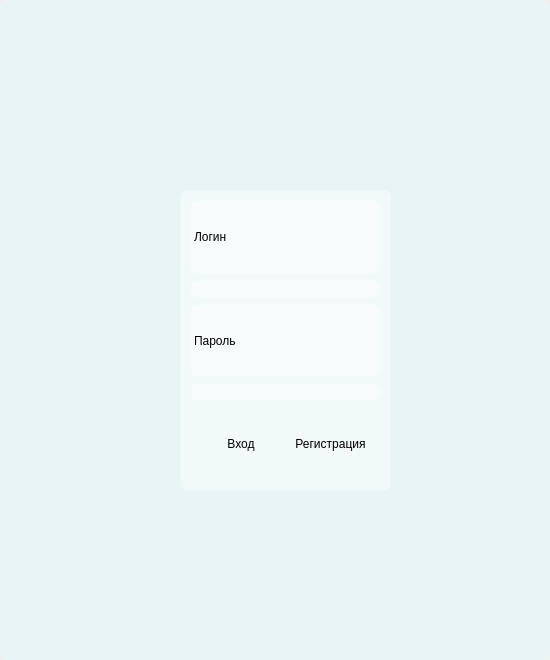
<?xml version="1.0" encoding="UTF-8"?>
<ui version="4.0">
 <class>MainWindow</class>
 <widget class="QMainWindow" name="MainWindow">
  <property name="geometry">
   <rect>
    <x>0</x>
    <y>0</y>
    <width>550</width>
    <height>660</height>
   </rect>
  </property>
  <property name="minimumSize">
   <size>
    <width>550</width>
    <height>660</height>
   </size>
  </property>
  <property name="maximumSize">
   <size>
    <width>550</width>
    <height>660</height>
   </size>
  </property>
  <property name="windowTitle">
   <string>Регистрация</string>
  </property>
  <property name="styleSheet">
   <string notr="true">background-color: qlineargradient(spread:pad, x1:1, y1:1, x2:0, y2:0, stop:0 rgba(	255, 0, 0, 255), stop:0.427447 rgba(139, 0, 0, 125), stop:1 rgba(155, 79, 165, 255));
font-famaly: Roboto Flex;</string>
  </property>
  <widget class="QWidget" name="centralwidget">
   <property name="styleSheet">
    <string notr="true">background-color:rgba(225,255,255,100);
border: 1px  solid rgba(225,255,255,40);
border-radius: 7px;</string>
   </property>
   <widget class="QLabel" name="RANEPA_png">
    <property name="geometry">
     <rect>
      <x>150</x>
      <y>10</y>
      <width>281</width>
      <height>151</height>
     </rect>
    </property>
    <property name="styleSheet">
     <string notr="true">background-color:rgba(255,255,255,0);
border: 0px solid rgba(0,0,0,0);</string>
    </property>
    <property name="text">
     <string/>
    </property>
    <property name="pixmap">
     <pixmap resource="res_rs.qrc">:/icons/icon/Рисунок1.png</pixmap>
    </property>
   </widget>
   <widget class="QFrame" name="Balance_frame">
    <property name="geometry">
     <rect>
      <x>180</x>
      <y>190</y>
      <width>211</width>
      <height>301</height>
     </rect>
    </property>
    <property name="styleSheet">
     <string notr="true">background-color:rgba(255,255,255,100)</string>
    </property>
    <layout class="QVBoxLayout" name="verticalLayout">
     <item>
      <widget class="QLabel" name="Login">
       <property name="styleSheet">
        <string notr="true"/>
       </property>
       <property name="text">
        <string>Логин</string>
       </property>
      </widget>
     </item>
     <item>
      <widget class="QLineEdit" name="lineEditLog"/>
     </item>
     <item>
      <widget class="QLabel" name="Password">
       <property name="enabled">
        <bool>true</bool>
       </property>
       <property name="text">
        <string>Пароль</string>
       </property>
      </widget>
     </item>
     <item>
      <widget class="QLineEdit" name="lineEditPass"/>
     </item>
     <item>
      <widget class="QFrame" name="reg_and_log">
       <property name="styleSheet">
        <string notr="true">background-color:rgba(225,255,255,0);
border: 0px  solid rgba(225,255,255,40);</string>
       </property>
       <layout class="QHBoxLayout" name="horizontalLayout">
        <item>
         <widget class="QPushButton" name="btn_login">
          <property name="enabled">
           <bool>true</bool>
          </property>
          <property name="maximumSize">
           <size>
            <width>100</width>
            <height>60</height>
           </size>
          </property>
          <property name="styleSheet">
           <string notr="true">QPushButton{
color:black;
background-color:rgba(255,255,255,0);
}
QPushButton:hover{
background-color:rgba(255,255,255,40)
}
QPushButton:pressed{
background-color:rgba(255,255,255,60)
}</string>
          </property>
          <property name="text">
           <string>Вход</string>
          </property>
          <property name="icon">
           <iconset resource="res_rs.qrc">
            <normaloff>:/icons/icon/login_24dp_E8EAED_FILL0_wght400_GRAD0_opsz24 (1).png</normaloff>:/icons/icon/login_24dp_E8EAED_FILL0_wght400_GRAD0_opsz24 (1).png</iconset>
          </property>
          <property name="iconSize">
           <size>
            <width>24</width>
            <height>24</height>
           </size>
          </property>
         </widget>
        </item>
        <item>
         <widget class="QPushButton" name="btn_register">
          <property name="maximumSize">
           <size>
            <width>400</width>
            <height>60</height>
           </size>
          </property>
          <property name="styleSheet">
           <string notr="true">QPushButton:hover{
background-color:rgba(255,255,255,40)
}
QPushButton:pressed{
background-color:rgba(255,255,255,60)
}</string>
          </property>
          <property name="text">
           <string>Регистрация</string>
          </property>
          <property name="icon">
           <iconset resource="res_rs.qrc">
            <normaloff>:/icons/icon/key_24dp_E8EAED_FILL0_wght400_GRAD0_opsz24 (1).png</normaloff>:/icons/icon/key_24dp_E8EAED_FILL0_wght400_GRAD0_opsz24 (1).png</iconset>
          </property>
          <property name="iconSize">
           <size>
            <width>24</width>
            <height>24</height>
           </size>
          </property>
         </widget>
        </item>
       </layout>
      </widget>
     </item>
    </layout>
   </widget>
  </widget>
 </widget>
 <resources>
  <include location="res_rs.qrc"/>
 </resources>
 <connections/>
</ui>
